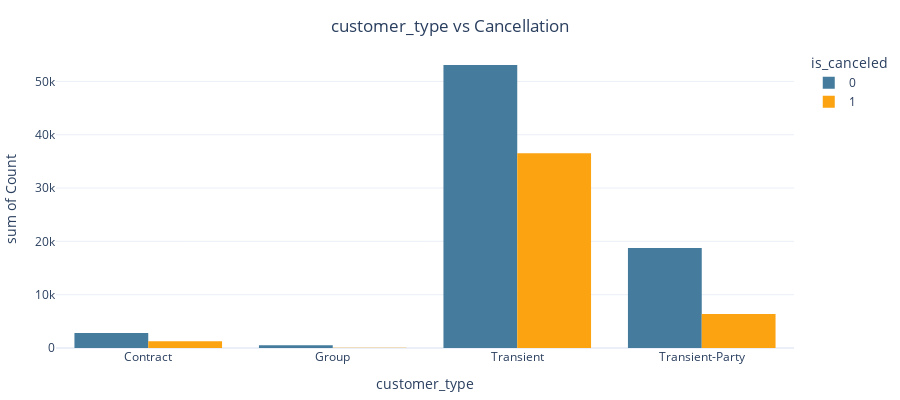

Write notebook code for a chart like this one.
### Markdown cell above
We can see that for City hotel the ratio of cancellation-Confirmation is higher(40%) as comapred to Resort hotel(20%)

### Code cell
plot_feature_vs_target(df_hotel, 'customer_type')

### Figure 1 — Plotly figure (JSON) as saved in the notebook; plotly's stock layout.template omitted (floating-point values rounded to 4 significant figures)
{"data": [{"alignmentgroup": "True", "bingroup": "x", "histfunc": "sum", "hovertemplate": "is_canceled=0<br>customer_type=%{x}<br>sum of Count=%{y}<extra></extra>", "legendgroup": "0", "marker": {"color": "#457b9d", "pattern": {"shape": ""}}, "name": "0", "offsetgroup": "0", "orientation": "v", "showlegend": true, "type": "histogram", "x": ["Contract", "Group", "Transient", "Transient-Party"], "xaxis": "x", "y": [2814, 518, 53099, 18735], "yaxis": "y"}, {"alignmentgroup": "True", "bingroup": "x", "histfunc": "sum", "hovertemplate": "is_canceled=1<br>customer_type=%{x}<br>sum of Count=%{y}<extra></extra>", "legendgroup": "1", "marker": {"color": "#fca311", "pattern": {"shape": ""}}, "name": "1", "offsetgroup": "1", "orientation": "v", "showlegend": true, "type": "histogram", "x": ["Contract", "Group", "Transient", "Transient-Party"], "xaxis": "x", "y": [1262, 59, 36514, 6389], "yaxis": "y"}], "layout": {"barmode": "group", "height": 400, "legend": {"title": {"text": "is_canceled"}, "tracegroupgap": 0}, "margin": {"b": 10, "l": 25, "r": 10, "t": 50}, "showlegend": true, "title": {"text": "customer_type vs Cancellation", "x": 0.5, "xanchor": "center", "y": 0.95, "yanchor": "top"}, "width": 900, "xaxis": {"anchor": "y", "domain": [0.0, 1.0], "title": {"text": "customer_type"}}, "yaxis": {"anchor": "x", "domain": [0.0, 1.0], "title": {"text": "sum of Count"}}}}
